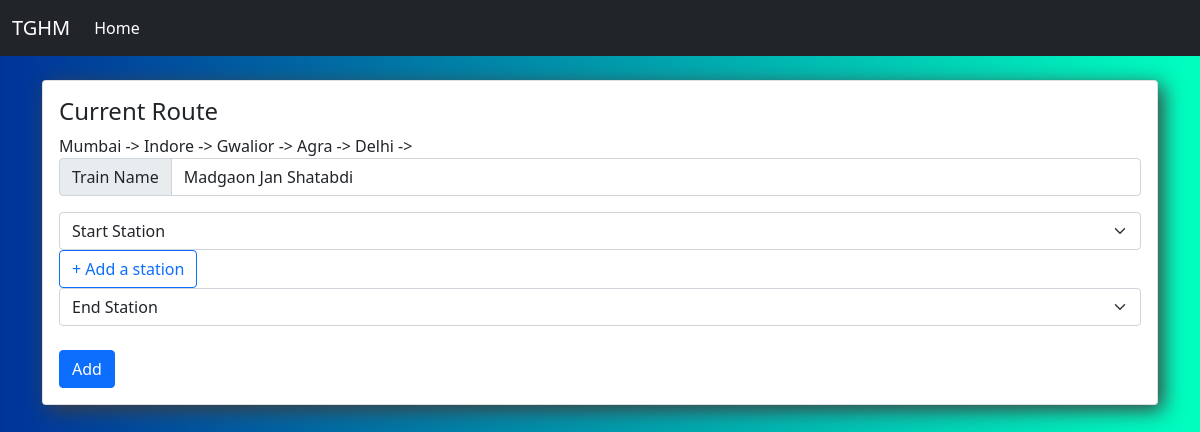
The page /manager/edit_train/4 on the database its author committed.
### manager/models.py (models this page shows, shortened)
class Station(models.Model):
    name = models.CharField(max_length=50)
    lat = models.FloatField()
    lng = models.FloatField()
    visible = models.BooleanField(default=True)

class Train(models.Model):
    name = models.CharField(max_length=50)
    stations = models.CharField(max_length=200, default='')

### manager/views.py (the view, shortened to what this page needs)
# urls.py: path('edit_train/<int:train_id>', views.edit_train, name='edit_train'),
def edit_train(request,train_id):
    train_name = Train.objects.get(id=train_id).name
    station_list = Train.objects.get(id=train_id).stations.split(" ")
    stations = []
    for station in station_list:
        stations.append(Station.objects.get(id=station))
    context = {'train_name': train_name, 'stations': stations,'station_list': Station.objects.all(), 'train_id': train_id}
    return HttpResponse(render(request, 'manager/edit_train.html', context))

### manager/templates/manager/edit_train.html (shortened to what this page needs)
<!DOCTYPE html>
<html lang="en">
<head>
    <link href="https://cdn.jsdelivr.net/npm/bootstrap@5.1.3/dist/css/bootstrap.min.css" rel="stylesheet"
>
</head>
<body>
    <nav class="navbar navbar-expand-lg navbar-dark bg-dark">
        <div class="container-fluid">
            <a class="navbar-brand" href="#">TGHM</a>
            <div class="collapse navbar-collapse" id="navbarNav">
                <ul class="navbar-nav">
                    <li class="nav-item">
                        <a class="nav-link active" aria-current="page" href="/">Home</a>
                    </li>
                </ul>
            </div>
        </div>
    </nav>
    <div class="container">
        <br>
        <div class="card">
            <div class="card-body">
                <h4 class="card-title">Current Route</h4>
                <div class="card-text">
                    {% for station in stations %}
                    {{station.name}} ->
                    {% endfor %}
                    <form action="./{{train_id}}" method="post">
                        <div class="input-group mb-3">
                            <span class="input-group-text" id="basic-addon1">Train Name</span>
                            <input type="text" class="form-control" value='{{train_name}}' id="train" name="train"
                                aria-label="Username" aria-describedby="basic-addon1">
                        </div>
                        <select class="form-select" name="start" id="start" aria-label="Default select example">
                            <option selected>Start Station</option>
                        </select>
                        <a class="btn btn-outline-primary" onclick="add_station()">+ Add a station</a>
                        <select class="form-select" name="end" id="end" aria-label="Default select example">
                            <option selected>End Station</option>
                        </select>
                        <br>
                        <button type="submit" class="btn btn-primary">Add</button>
                    </form>
                </div>
            </div>
        </div>
    </div>
    <link href="https://cdn.jsdelivr.net/npm/bootstrap@5.1.3/dist/css/bootstrap.min.css" rel="stylesheet"
>
</body>
</html>

### manager/templates/manager/edit_train.html (style rules this page uses)
.card { box-shadow: 5px 5px 20px rgb(63, 63, 63); }
body { background: linear-gradient(to right, #003399, rgb(0, 255, 191)); }

### rows shown on the page
Station: name "Mumbai"
Station: name "Indore"
Station: name "Gwalior"
Station: name "Agra"
Station: name "Delhi"
Train: train "Madgaon Jan Shatabdi"
